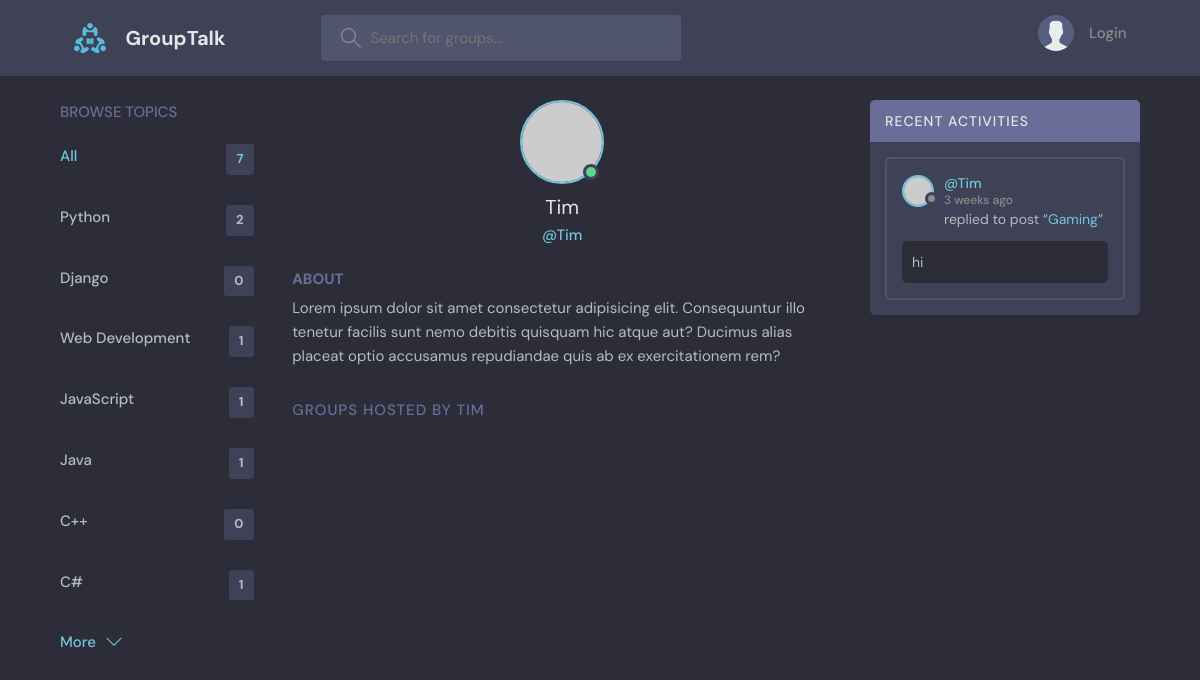
The app's page /profile/2/ with its own data.
### base/models.py (models this page shows, shortened)
class Topic(models.Model):
    name = models.CharField(max_length=200)

class Message(models.Model):
    user = models.ForeignKey(User, on_delete=models.CASCADE)
    group = models.ForeignKey(Group, on_delete=models.CASCADE)
    body = models.TextField()
    updated = models.DateTimeField(auto_now=True)
    created = models.DateTimeField(auto_now_add=True)
    class Meta:
        ordering = ['-updated', '-created']

class Group(models.Model):
    host = models.ForeignKey(User, on_delete=models.SET_NULL, null=True)
    topic = models.ForeignKey(Topic, on_delete=models.SET_NULL, null=True)
    name = models.CharField(max_length=200)
    description = models.TextField(null=True, blank=True)
    participants = models.ManyToManyField(User, related_name='participants', blank=True)
    updated = models.DateTimeField(auto_now=True)
    created = models.DateTimeField(auto_now_add=True)
    class Meta:
        ordering = ['-updated', '-created']
    def __str__(self):
        return self.name

### base/views.py (the view)
# urls.py: path('profile/<str:pk>/', views.userProfile, name="user-profile"),
def userProfile(request, pk):
    user = User.objects.get(id=pk)
    groups = user.group_set.all()
    group_messages = user.message_set.all()
    topics = Topic.objects.all()
    context = {'user': user, 'groups': groups, 'group_messages': group_messages, 'topics': topics}
    return render(request, 'base/profile.html', context)

### base/templates/base/profile.html (shortened to what this page needs)
{% extends 'main.html' %}
{% block content %}
  <main class="profile-page layout layout--3">
    <div class="container">
      {% include 'base/topics_components.html' %}
      <div class="roomList">
        <div class="profile">
          <div class="profile__avatar">
            <div class="avatar avatar--large active">
              <img src="https://randomuser.me/api/portraits/men/11.jpg" />
            </div>
          </div>
          <div class="profile__info">
            <h3> {{user.username}} </h3>
            <p>@{{user.username}}</p>
          </div>
          <div class="profile__about">
            <h3>About</h3>
            <p>
              Lorem ipsum dolor sit amet consectetur adipisicing elit. Consequuntur illo tenetur
              facilis sunt nemo debitis quisquam hic atque aut? Ducimus alias placeat optio
              accusamus repudiandae quis ab ex exercitationem rem?
            </p>
          </div>
        </div>
        <div class="roomList__header">
          <div>
            <h2>Groups Hosted by {{user.username}} </a>
            </h2>
          </div>
        </div>
      </div>
      {% include 'base/activity_component.html' %}
    </div>
  </main>
{% endblock %}

### base/templates/base/topics_components.html
<div class="topics">
    <div class="topics__header">
      <h2>Browse Topics</h2>
    </div>
    <ul class="topics__list">
      <li>
        <a href="{% url 'home' %}" class="active">All <span>{{topics.count}}</span></a>
      </li>
      {% for topic in topics %}
      <li>
        <a href="{% url 'home' %}?q={{topic.name}}">{{topic.name}} <span>{{topic.group_set.all.count}}</span></a>
      </li>
      {% endfor %}
    </ul>
    <a class="btn btn--link" href="topics.html">
      More
      <svg version="1.1" xmlns="http://www.w3.org/2000/svg" width="32" height="32" viewBox="0 0 32 32">
        <title>chevron-down</title>
        <path d="M16 21l-13-13h-3l16 16 16-16h-3l-13 13z"></path>
      </svg>
    </a>
  </div>

### base/templates/base/activity_component.html (shortened to what this page needs)
<div class="activities">
    <div class="activities__header">
      <h2>Recent Activities</h2>
    </div>
    {% for message in group_messages %}
    <div class="activities__box">
      <div class="activities__boxHeader roomListRoom__header">
        <a href="{% url 'user-profile' message.user.id %}" class="roomListRoom__author">
          <div class="avatar avatar--small">
            <img src="https://randomuser.me/api/portraits/women/11.jpg" />
          </div>
          <p>
            @{{message.user}}
            <span>{{message.created|timesince}} ago</span>
          </p>
        </a>
      </div>
      <div class="activities__boxContent">
        <p>replied to post “<a href="{% url 'group' message.group.id %}">{{message.group}}</a>”</p>
        <div class="activities__boxRoomContent">
            {{message.body}}
        </div>
      </div>
    </div>
    {% endfor %}
  </div>

### records on screen
Topic: name "Python", group_set.all.count "2"
Topic: name "Django", group_set.all.count "0"
Topic: name "Web Development", group_set.all.count "1"
Topic: name "JavaScript", group_set.all.count "1"
Topic: name "Java", group_set.all.count "1"
Topic: name "C++", group_set.all.count "0"
Topic: name "C#", group_set.all.count "1"
Message: user "Tim", created "3 weeks", group "Gaming", body "hi"

### other values on screen
{{ topics.count }} "7"
{{ user.username }} "Tim"
{{ user.username }} "TIM"
